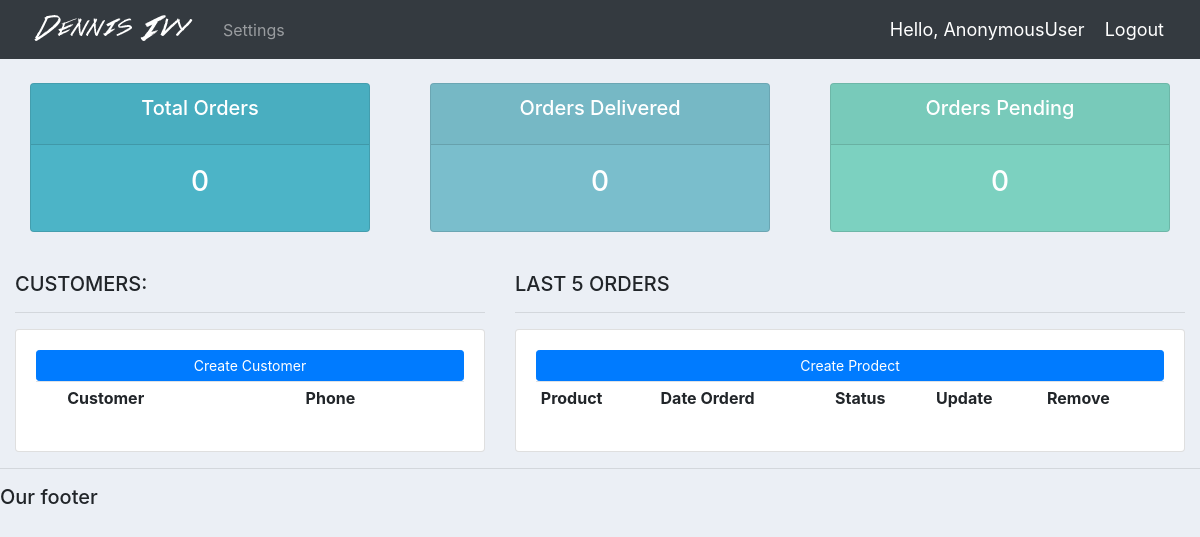
/, run on an earlier commit of the app's database.
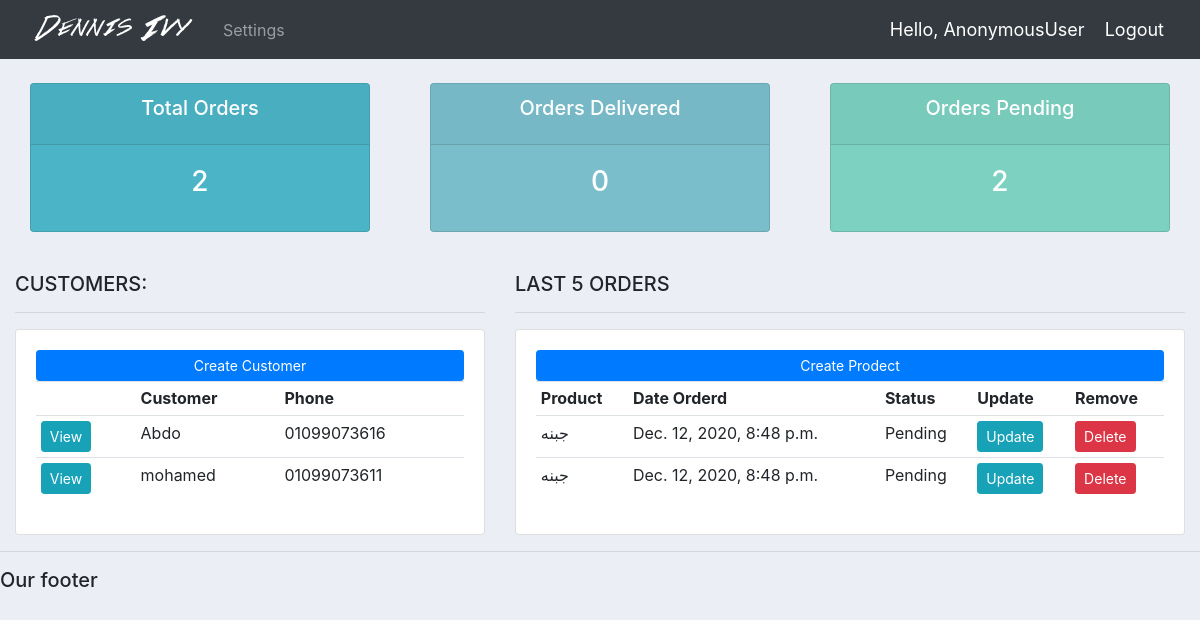
And on a later commit of the database.
### A1/models.py (models this page shows, shortened)
class Customer(models.Model):
    name = models.CharField(max_length=200 , null=True)
    phone = models.CharField(max_length=200 , null=True)
    email = models.CharField(max_length=200, null=True)
    date_created = models.DateTimeField(auto_now_add=True , null=True)

class Order(models.Model):
    STATUS = (
        ('Pending', 'Pending'),
        ('Out of delivery', 'Out of delivery'),
        ('Delivered', 'Delivered'),
    )
    customer = models.ForeignKey(Customer, null=True, on_delete=models.SET_NULL)
    product = models.ForeignKey(Product, null=True, on_delete=models.SET_NULL)
    date_created = models.DateTimeField(auto_now_add=True, null=True)
    status = models.CharField(max_length=200, null=True , choices=STATUS)

class Product(models.Model):
    CATEGORY =(
        ('Indoor', 'Indoor'),
        ('Out Door', 'Out Door'),
    )
    name = models.CharField(max_length=200 , null=True)
    price = models.FloatField(null=True)
    category = models.CharField(max_length=200 , null=True,choices=CATEGORY)
    description = models.CharField(max_length=200 , null=True, blank=True)
    date_created = models.DateTimeField(auto_now_add=True , null=True)
    tags = models.ManyToManyField(Tag)
    def __str__(self):
        return self.name

### A1/views.py (the view)
# urls.py: path('', home, name='home'),
def home(request):
    orders = Order.objects.all()
    customers = Customer.objects.all()
    total_orders = Order.objects.count()
    delivered = orders.filter(status='Delivered').count()
    pending = orders.filter(status='Pending').count()
    context = {'customers': customers,
               'orders': orders,
               'delivered': delivered,
               'pending': pending,
               'total_orders': total_orders
               }
    return render(request, 'accounts/dashboard.html', context)

### A1/templates/accounts/dashboard.html
{%  extends 'accounts/main.html' %}
{% block content %}
{%  include 'accounts/status.html' %}
<br>
<div class="row">
	<div class="col-md-5">
		<h5>CUSTOMERS:</h5>
		<hr>
		<div class="card card-body">
			<a class="btn btn-primary  btn-sm btn-block" href="">Create Customer</a>
			<table class="table table-sm">
				<tr>
					<th></th>
					<th>Customer</th>
					<th>Phone</th>
				</tr>
				{% for customer in customers %}
					<tr>
						<td><a class="btn btn-sm btn-info" href="{% url 'customer' customer.id %}">View</a></td>
						<td>{{customer.name}}</td>
						<td>{{customer.phone}}</td>
					</tr>
				{% endfor %}
			</table>
		</div>
	</div>
	<div class="col-md-7">
		<h5>LAST 5 ORDERS</h5>
		<hr>
		<div class="card card-body">
			<a class="btn btn-primary  btn-sm btn-block" href="">Create Prodect</a>
			<table class="table table-sm">
				<tr>
					<th>Product</th>
					<th>Date Orderd</th>
					<th>Status</th>
					<th>Update</th>
					<th>Remove</th>
				</tr>
				{% for order in orders %}
					<tr>
						<td>{{order.product}}</td>
						<td>{{order.date_created}}</td>
						<td>{{order.status}}</td>
						<td><a class="btn btn-sm btn-info" href="{% url 'update_order' order.id %}">Update</a></td>
						<td><a class="btn btn-sm btn-danger" href="{% url 'delete_order' order.id %}">Delete</a></td>
					</tr>
				{% endfor %}
			</table>
		</div>
	</div>
</div>
{% endblock %}

### A1/templates/accounts/main.html (shortened to what this page needs)
{% load static %}
<!DOCTYPE html>
<html>
<head>
	<link rel="stylesheet" href="https://stackpath.bootstrapcdn.com/bootstrap/4.3.1/css/bootstrap.min.css">
	<link rel="stylesheet" type="text/css" href="{% static '/css/main.css' %}">
</head>
<body>
	{%  include 'accounts/navbar.html' %}
	<div class="container-fluid">
	{% block content %}
	{% endblock %}
    </div>
	<hr>
	<h5>Our footer</h5>
</body>
</html>

### A1/templates/accounts/navbar.html (shortened to what this page needs)
{% load static %}
<nav class="navbar navbar-expand-lg navbar-dark bg-dark">
 <img src="{% static 'images/logo.png' %}">
  <div class="collapse navbar-collapse" id="navbarNav">
    <ul class="navbar-nav">
      {% if request.user.is_staff %}
      <li class="nav-item active">
        <a class="nav-link" href="{% url 'home' %}">Dashboard</a>
      </li>
      <li class="nav-item">
        <a class="nav-link" href="{% url 'product' %}">Products</a>
      </li>
      {% else %}
       <li class="nav-item">
        <a class="nav-link" href="{% url 'account' %}">Settings</a>
      </li>
      {% endif %}
    </ul>
  </div>
  <span class="hello-msg">Hello, {{request.user}}</span>
  <span ><a  class="hello-msg" href="{% url 'logout' %}">Logout</a></span>
</nav>

### A1/templates/accounts/status.html
<br>
<div class="row">
	<div class="col">
		<div class="col-md">
			<div class="card text-center text-white  mb-3" id="total-orders">
			  	<div class="card-header">
			  		<h5 class="card-title">Total Orders</h5>
			  	</div>
			  	<div class="card-body">
			    	<h3 class="card-title">{{total_orders}}</h3>
			  	</div>
			</div>
		</div>
	</div>
	<div class="col">
		<div class="col-md">
			<div class="card text-center text-white  mb-3" id="orders-delivered">
			  	<div class="card-header">
			  		<h5 class="card-title">Orders Delivered</h5>
			  	</div>
			  	<div class="card-body">
			    	<h3 class="card-title">{{delivered}}</h3>
			  	</div>
			</div>
		</div>
	</div>
	<div class="col">
		<div class="col-md">
			<div class="card text-center text-white  mb-3" id="orders-pending">
			  	<div class="card-header">
			  		<h5 class="card-title">Orders Pending</h5>
			  	</div>
			  	<div class="card-body">
			    	<h3 class="card-title">{{pending}}</h3>
			  	</div>
			</div>
		</div>
	</div>
</div>

### A1/static/css/main.css (style rules this page uses)
body { background-color: #ebeff5; }
#total-orders { background-color: #4cb4c7; }
#orders-delivered { background-color: #7abecc; }
#orders-pending { background-color: #7CD1C0; }

### A1/templates/accounts/navbar.html (style rules this page uses)
.hello-msg { font-size: 18px; color: #fff; margin-right: 20px; }

What changed in the data, as far as the page shows it:
added Customer: name "Abdo", phone "01099073616"
added Customer: name "mohamed", phone "01099073611"
added Order: product "جبنه", date_created "Dec. 12, 2020, 8:48 p.m.", status "Pending"
added Order: product "جبنه", date_created "Dec. 12, 2020, 8:48 p.m.", status "Pending"
Also different on the page:
{{ total_orders }}: "0" → "2"
{{ pending }}: "0" → "2"
